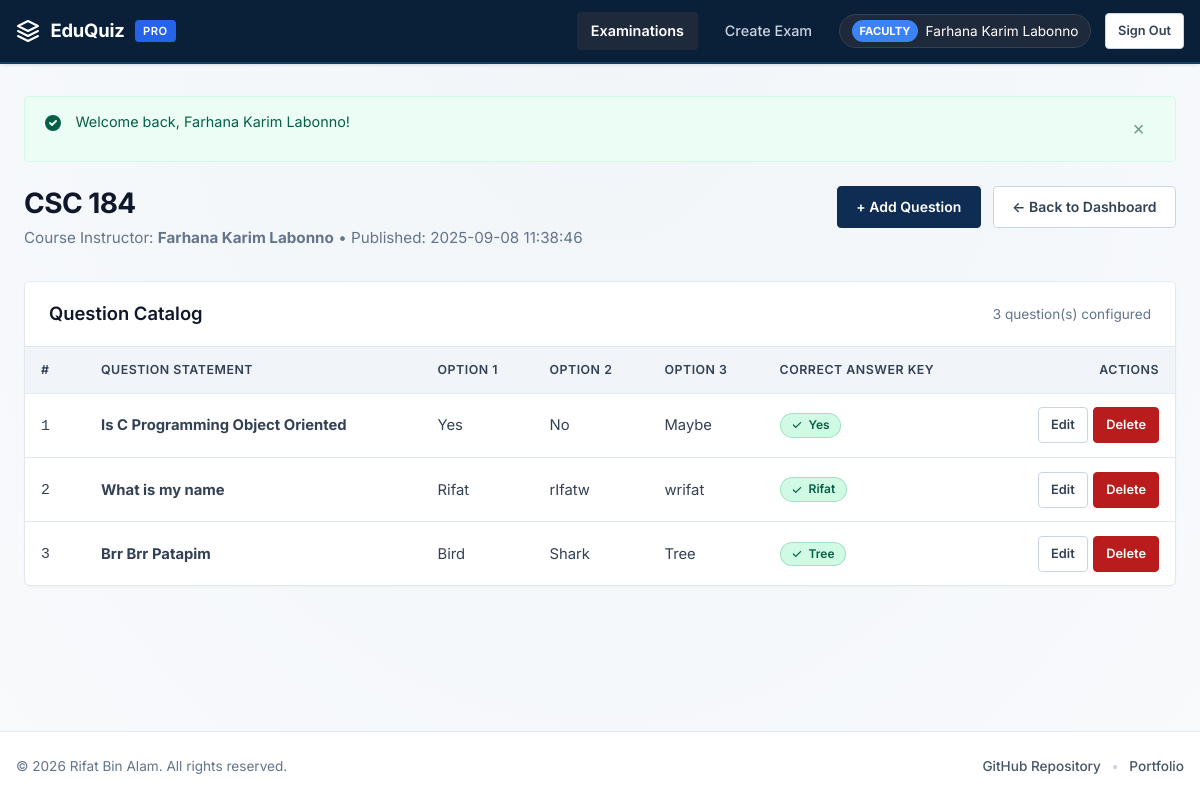
The page /view_quiz.php?qid=11 (signed in) on the database its author committed.
### tables this page shows
CREATE TABLE `quiz` (
  `quiz_id` int(11) NOT NULL,
  `teacher_id` int(11) NOT NULL,
  `quiz_name` varchar(200) NOT NULL,
  `date_created` datetime DEFAULT current_timestamp()
);

CREATE TABLE `teacher` (
  `teacher_id` int(11) NOT NULL,
  `t_name` varchar(100) NOT NULL,
  `email` varchar(100) NOT NULL,
  `password` varchar(100) NOT NULL,
  `phone_no` varchar(20) DEFAULT NULL,
  `status` enum('pending','approved') DEFAULT 'pending'
);

CREATE TABLE `question` (
  `question_id` int(11) NOT NULL,
  `quiz_id` int(11) NOT NULL,
  `question_text` text NOT NULL,
  `option1` varchar(255) DEFAULT NULL,
  `option2` varchar(255) DEFAULT NULL,
  `option3` varchar(255) DEFAULT NULL,
  `correct_answer` varchar(255) NOT NULL
);

### includes/security.php (called while the page is built, shortened)
<?php
require_once __DIR__ . '/auth.php';
function e(?string $string): string {
    return htmlspecialchars((string)($string ?? ''), ENT_QUOTES, 'UTF-8');
}
function validate_id($id): ?int {
    $filtered = filter_var($id, FILTER_VALIDATE_INT, ['options' => ['min_range' => 1]]);
    return ($filtered !== false) ? (int)$filtered : null;
}

### view_quiz.php (the view, shortened to what this page needs)
<?php
require_once __DIR__ . '/includes/db.php';
require_once __DIR__ . '/includes/auth.php';
require_once __DIR__ . '/includes/security.php';
$quiz_id = validate_id($_GET['qid'] ?? null);
$q_stmt = $conn->prepare("SELECT q.quiz_id, q.quiz_name, q.teacher_id, q.date_created, t.t_name
                          FROM quiz q
                          LEFT JOIN teacher t ON q.teacher_id = t.teacher_id
                          WHERE q.quiz_id = ? LIMIT 1");
$q_stmt->bind_param("i", $quiz_id);
$q_stmt->execute();
$q_res = $q_stmt->get_result();
$quiz = $q_res->fetch_assoc();
$is_owner_teacher = false;
if (is_teacher()) {
    $is_owner_teacher = true;
}
$questions = [];
$qn_stmt = $conn->prepare("SELECT question_id, question_text, option1, option2, option3, correct_answer
                           FROM question
                           WHERE quiz_id = ?
                           ORDER BY question_id ASC");
if ($qn_stmt) {
    $qn_stmt->bind_param("i", $quiz_id);
    $qn_stmt->execute();
    $res = $qn_stmt->get_result();
    while ($row = $res->fetch_assoc()) {
        $questions[] = $row;
    }
}
require_once __DIR__ . '/includes/header.php';
?>
<div class="page-header">
    <div>
        <h1 class="page-title"><?php echo e($quiz['quiz_name']); ?></h1>
        <p class="page-subtitle">
            Course Instructor: <strong><?php echo e($quiz['t_name'] ?? 'Unassigned'); ?></strong> &bull; Published: <?php echo e($quiz['date_created']); ?>
        </p>
    </div>
    <div class="page-actions">
        <?php if ($is_owner_teacher): ?>
            <a href="add_question.php?qid=<?php echo e($quiz_id); ?>" class="btn btn-primary">
                + Add Question
            </a>
            <a href="teacher_dashboard.php" class="btn btn-outline">&larr; Back to Dashboard</a>
        <?php endif; ?>
    </div>
</div>
<div class="card">
    <div class="card-header">
        <h2 class="card-title">Question Catalog</h2>
        <span style="font-size:0.85rem;color:var(--slate-500);"><?php echo count($questions); ?> question(s) configured</span>
    </div>
    <div class="card-body" style="padding:0;">
        <div class="table-responsive">
            <table class="data-table">
                <thead>
                    <tr>
                        <th style="width:60px;">#</th>
                        <th>Question Statement</th>
                        <th>Option 1</th>
                        <th>Option 2</th>
                        <th>Option 3</th>
                        <th>Correct Answer Key</th>
                        <th style="text-align:right;">Actions</th>
                    </tr>
                </thead>
                <tbody>
                    <?php if (empty($questions)): ?>
                        <tr>
                            <td colspan="7" style="text-align:center;padding:2.5rem;color:var(--slate-400);">
                                <p style="font-size:1.05rem;font-weight:500;margin-bottom:0.5rem;">No questions added yet</p>
                                <?php if ($is_owner_teacher): ?>
                                    <p style="font-size:0.875rem;margin-bottom:1rem;">Add questions to make this quiz ready for candidates.</p>
                                    <a href="add_question.php?qid=<?php echo e($quiz_id); ?>" class="btn btn-primary btn-sm">+ Add First Question</a>
                                <?php else: ?>
                                    <p style="font-size:0.875rem;">This quiz does not have any questions registered yet.</p>
                                <?php endif; ?>
                            </td>
                        </tr>
                    <?php else: ?>
                        <?php $num = 1; foreach ($questions as $qn): ?>
                            <tr>
                                <td><code><?php echo $num++; ?></code></td>
                                <td style="max-width:320px;"><strong><?php echo e($qn['question_text']); ?></strong></td>
                                <td><?php echo e($qn['option1']); ?></td>
                                <td><?php echo e($qn['option2']); ?></td>
                                <td><?php echo e($qn['option3']); ?></td>
                                <td>
                                    <span class="badge badge-success">
                                        <svg width="12" height="12" viewBox="0 0 20 20" fill="currentColor"><path fill-rule="evenodd" d="M16.707 5.293a1 1 0 010 1.414l-8 8a1 1 0 01-1.414 0l-4-4a1 1 0 011.414-1.414L8 12.586l7.293-7.293a1 1 0 011.414 0z" clip-rule="evenodd"/></svg>
                                        <?php echo e($qn['correct_answer']); ?>
                                    </span>
                                </td>
                                <td style="text-align:right;">
                                    <?php if ($is_owner_teacher): ?>
                                        <div style="display:inline-flex;gap:0.35rem;align-items:center;">
                                            <a href="edit_question.php?id=<?php echo e($qn['question_id']); ?>" class="btn btn-outline btn-sm">
                                                Edit
                                            </a>
                                            <form method="POST" action="delete_question.php" style="display:inline;" onsubmit="return confirm('Are you sure you want to delete this question?');">
                                                <button type="submit" class="btn btn-danger btn-sm">
                                                    Delete
                                                </button>
                                            </form>
                                        </div>
                                    <?php endif; ?>
                                </td>
                            </tr>
                        <?php endforeach; ?>
                    <?php endif; ?>
                </tbody>
            </table>
        </div>
    </div>
</div>
<?php require_once __DIR__ . '/includes/footer.php'; ?>

### rows shown on the page
quiz: quiz_name "CSC 184", teacher.t_name "Farhana Karim Labonno", date_created "2025-09-08 11:38:46"
question: question_text "Is C Programming Object Oriented", option1 "Yes", option2 "No", option3 "Maybe", correct_answer "Yes"
question: question_text "What is my name", option1 "Rifat", option2 "rIfatw", option3 "wrifat", correct_answer "Rifat"
question: question_text "Brr Brr Patapim", option1 "Bird", option2 "Shark", option3 "Tree", correct_answer "Tree"

### other values the page prints
$user_name "Farhana Karim Labonno"
$text "Welcome back, Farhana Karim Labonno!"
count($questions) "3"
